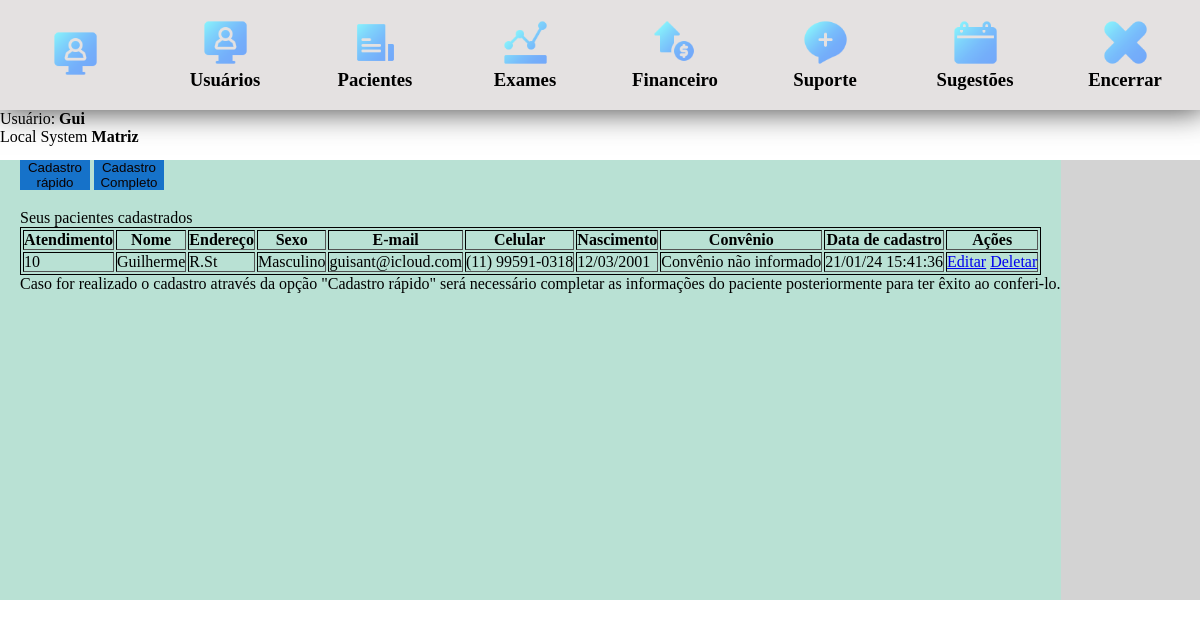
The app's page /views/listagem_pacientes.php (signed in), older data.
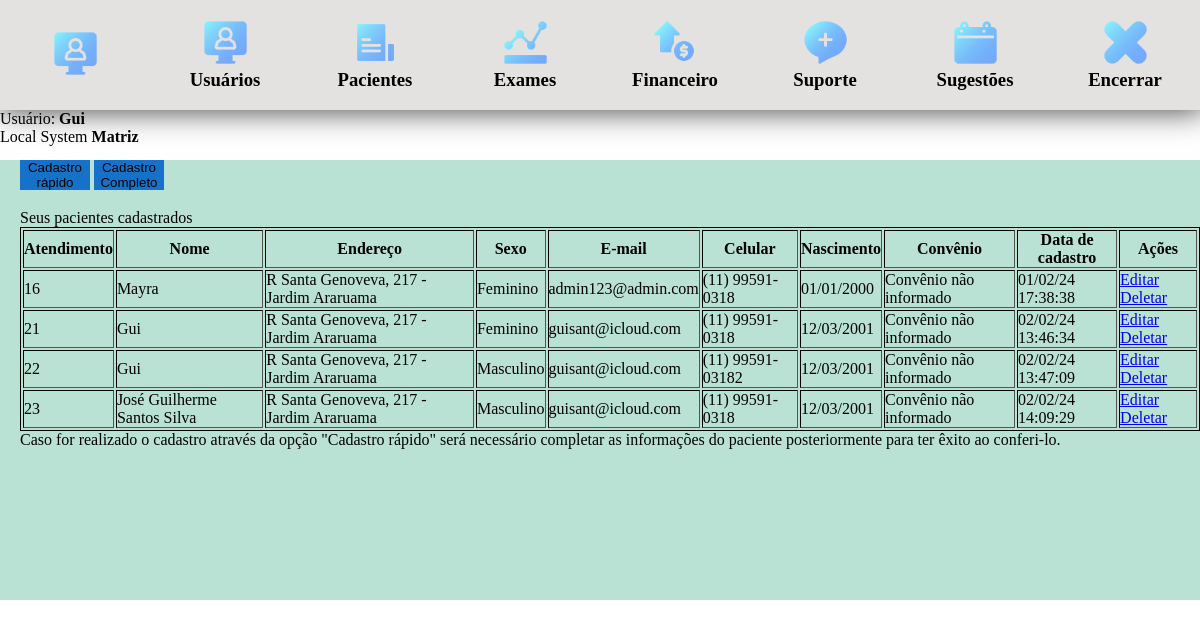
The same page, newer data.
### tables this page shows
CREATE TABLE `clientes` (
  `id` int(11) NOT NULL,
  `nome` varchar(100) NOT NULL,
  `email` varchar(100) NOT NULL,
  `telefone` varchar(15) DEFAULT NULL,
  `nascimento` date DEFAULT NULL,
  `data` datetime NOT NULL DEFAULT current_timestamp(),
  `senha` longtext NOT NULL,
  `unidade` varchar(50) DEFAULT NULL
);

CREATE TABLE `pacientes` (
  `ID` int(11) NOT NULL,
  `nome` varchar(100) NOT NULL,
  `email` varchar(100) NOT NULL,
  `endereco` varchar(100) NOT NULL,
  `CEP` int(50) DEFAULT NULL,
  `cidade` text DEFAULT NULL,
  `telefone` varchar(15) NOT NULL,
  `sexo` varchar(100) NOT NULL,
  `data` datetime DEFAULT NULL ON UPDATE current_timestamp(),
  `nascimento` date NOT NULL,
  `CRM` varchar(100) NOT NULL,
  `Convenio` varchar(100) DEFAULT NULL,
  `diagnostico` longtext DEFAULT NULL,
  `medicamentos` longtext DEFAULT NULL,
  `observacoes` longtext DEFAULT NULL,
  `RG` int(100) DEFAULT NULL,
  `CPF` int(100) DEFAULT NULL,
  `nome_mae` longtext DEFAULT NULL,
  `id_user` int(11) NOT NULL
);

### Control/SelectFrom.php (called while the page is built, shortened)
<?php
include('../views/conexao.php');
$id = $_SESSION['usuario'];
$sqlcode = "SELECT * FROM clientes WHERE id = '$id'";
$query = $mysqli->query($sqlcode);
$usuario = $query->fetch_assoc();
?>

### Control/function.php (called while the page is built, shortened)
<?php
function formatar_telefone($telefone){
    $ddd = substr ($telefone, 0, 2);
    $parte1 = substr ($telefone, 2, 5);
    $parte2 = substr ($telefone, 7);
    return "($ddd) $parte1-$parte2";
}
    function formatar_data($data){
        return implode('/', array_reverse(explode('-', $data)));
    };
?>

### views/listagem_pacientes.php (the view, shortened to what this page needs)
<?php
include('conexao.php');
include('../Control/SelectFrom.php');
include('../Control/function.php');
$sql_pacientes   = "SELECT * FROM pacientes";
$query_pacientes = $mysqli->query($sql_pacientes) or die($mysqli->error);
$num_pacientes = $query_pacientes->num_rows;
?>
<!DOCTYPE html>
<html lang="en">
<head>
</head>
<link rel="stylesheet" href="../css/modal.css">
<link rel="stylesheet" href="../css/index.css">
<link rel="stylesheet" href="../css/button.css"
<body>
    <div class="body-header">
        <div class="seletc_g">
            <div class="select_header">
                <div>
                    <a href="../views/index.php"><img class="icon_select" src="../icons/monitor (2).png"></a>
                </div>
            </div>
            <div class="select_header">
                <div>
                    <a href="listagem_usuarios.php"><img  class="icon_select" src="../icons/monitor (2).png"></a>
                </div>
                <div>
                    <h3>
                        Usuários
                    </h3>
                </div>
            </div>
            <div class="select_header">
                <div>
                    <a href="../views/listagem_pacientes.php"><img class="icon_select" src="../icons/arquivo (1).png"></a>
                </div>
                <div>
                    <h3>
                        Pacientes
                    </h3>
                </div>
            </div>
            <div class="select_header">
                <div>
                    <a href="listagem_exames.php"><img class="icon_select" src="../icons/grafico.png"></a>
                </div>
                <div>
                    <h3>
                        Exames
                    </h3>
                </div>
            </div>
            <div class="select_header">
                <div>
                    <img class="icon_select" src="../icons/moeda-de-dolar.png">
                </div>
                <div>
                    <h3>
                        Financeiro
                    </h3>
                </div>
            </div>
            <div class="select_header">
                <div>
                    <img class="icon_select" src="../icons/bate-papo.png">
                </div>
                <div>
                    <h3>
                        Suporte
                    </h3>
                </div>
            </div>
            <div class="select_header">
                <div>
                    <img onclick="abrir_modal()" class="icon_select" src="../icons/calendario.png">
                </div>
                <div>
                    <h3>
                        Sugestões
                    </h3>
                </div>
            </div>
            <div class="select_header">
                <div>
                    <a href="../Control/logout.php"><img class="icon_select" src="../icons/fracassado.png"></a>
                </div>
                <div>
                    <h3>
                        Encerrar
                    </h3>
                </div>
            </div>
        </div>
    </div>
    <div class="Bottom_header">
        <p class="white">Usuário: <b><?php echo $usuario['nome']?></b></p>
        <p>Local System <b><?php echo $usuario['unidade']?></b></p>
    </div>
    <div class="container_body">
        <div class="container_son">
            <div>
                <button class="btn_style" onclick="abrir_modal()">Cadastro rápido</button>
                <a href="Criar_Paciente.php"><button class="btn_style">Cadastro Completo</button></a>
            </div><br>
            <p>Seus pacientes cadastrados</p>
            <table  border="1px" cellpadding="10">
                <thead>
                    <th>Atendimento</th>
                    <th>Nome</th>
                    <th>Endereço</th>
                    <th>Sexo</th>
                    <th>E-mail</th>
                    <th>Celular</th>
                    <th>Nascimento</th>
                    <th>Convênio</th>
                    <th>Data de cadastro</th>
                    <th>Ações</th>
                </thead>
                <tbody>
                <?php if($num_pacientes == 0) { ?>
                    <tr>
                        <td colspan="7">Nenhum paciente foi encontrado!</td>
                    </tr><?php }
                    else{
                        while($pacientes = $query_pacientes->fetch_assoc()){
                            $telefone ="Não informado!";
                            if(!empty($pacientes['telefone'])){
                                $telefone = formatar_telefone($pacientes['telefone']);
                            }
                            $nascimento = "Nascimento não informada!";
                            if(!empty($pacientes['nascimento'])){
                                $nascimento = formatar_data($pacientes['nascimento']);
                            }
                            $data_cadastro = date("d/m/y H:i:s", strtotime($pacientes['data']));?>
                            <tr>
                                <td><?php echo $pacientes['ID']?>     </td>
                                <td><?php echo $pacientes['nome']?>   </td>
                                <td><?php echo $pacientes['endereco']?>   </td>
                                <td><?php echo $pacientes['sexo']?>   </td>
                                <td><?php echo $pacientes['email']?>  </td>
                                <td><?php echo $telefone; ?>  </td>
                                <td><?php echo $nascimento ?>   </td>
                                <td><?php if(isset($paciente['Convenio'])){echo $pacientes['Convenio'];}else{ echo "Convênio não informado";}?>  </td>
                                <td><?php echo $data_cadastro;?>    </td>
                                <td>
                                <a class="edit" href="editar_paciente.php?id=<?php echo $pacientes['ID']?>">Editar</a>
                                <a class="error" href="../Control/deletar_paciente.php?id=<?php echo $pacientes['ID']?>">Deletar</a>
                            </td>
                            </tr>
                            <?php
                        }
                    }
                    ?>
                </tbody>
            </table>
            <p>Caso for realizado o cadastro através da opção "Cadastro rápido" será necessário completar as informações do paciente posteriormente para ter êxito ao conferi-lo.</p>
        </div>
    </div>
</body>
</html>

### css/index.css (style rules this page uses)
* { margin: 0px; padding: 0px; }
.body-header { height: 110px; background-color: rgba(145, 134, 134, 0.247); box-shadow: 2px -3px 30px 3px rgba(0,0,0,0.79); display: flex; justify-content: center; }
.seletc_g { display: flex; flex-direction: row; }
.select_header { width: 150px; height: 110px; display: flex; justify-content: center; align-items: center; flex-direction: column; }
.icon_select { cursor: grab; width: 45px; height: 45px; }
.Bottom_header { width: 100%; height: 50px; }
.container_body { background-color: rgba(0, 0, 0, 0.171); width: 100%; height: 440px; display: flex; gap: 2px; }
.container_son { padding-left: 20px; height:440px; background-color: rgba(127, 255, 212, 0.315); }
table { border: 1px solid black; }

### css/button.css (style rules this page uses)
.btn_style { background:rgb(22, 114, 201); color:#0a0202; border:none; position:relative; width: 70px; height: 30px; font-size:15x; cursor:pointer; transition:800ms ease all; outline:none; text-align: center; }
.btn_style:before,button:after { content:''; position:absolute; top:0; right:6; height:2px; width:0; background:rgb(22, 114, 201); transition:400ms ease all; }
.btn_style:after { right:inherit; top:inherit; left:6; right: 6px; bottom:0; }

Row changes from the older to the newer data that the page shows:
removed pacientes: ID "10", nome "Guilherme", endereco "R.St", sexo "Masculino", email "guisant@icloud.com", telefone "(11) 99591-0318", nascimento "12/03/2001", data "21/01/24 15:41:36"
added pacientes: ID "16", nome "Mayra", endereco "R Santa Genoveva, 217 - Jardim Araruama", sexo "Feminino", email "admin123@admin.com", telefone "(11) 99591-0318", nascimento "01/01/2000", data "01/02/24 17:38:38"
added pacientes: ID "21", nome "Gui", endereco "R Santa Genoveva, 217 - Jardim Araruama", sexo "Feminino", email "guisant@icloud.com", telefone "(11) 99591-0318", nascimento "12/03/2001", data "02/02/24 13:46:34"
added pacientes: ID "22", nome "Gui", endereco "R Santa Genoveva, 217 - Jardim Araruama", sexo "Masculino", email "guisant@icloud.com", telefone "(11) 99591-03182", nascimento "12/03/2001", data "02/02/24 13:47:09"
added pacientes: ID "23", nome "José Guilherme Santos Silva", endereco "R Santa Genoveva, 217 - Jardim Araruama", sexo "Masculino", email "guisant@icloud.com", telefone "(11) 99591-0318", nascimento "12/03/2001", data "02/02/24 14:09:29"
